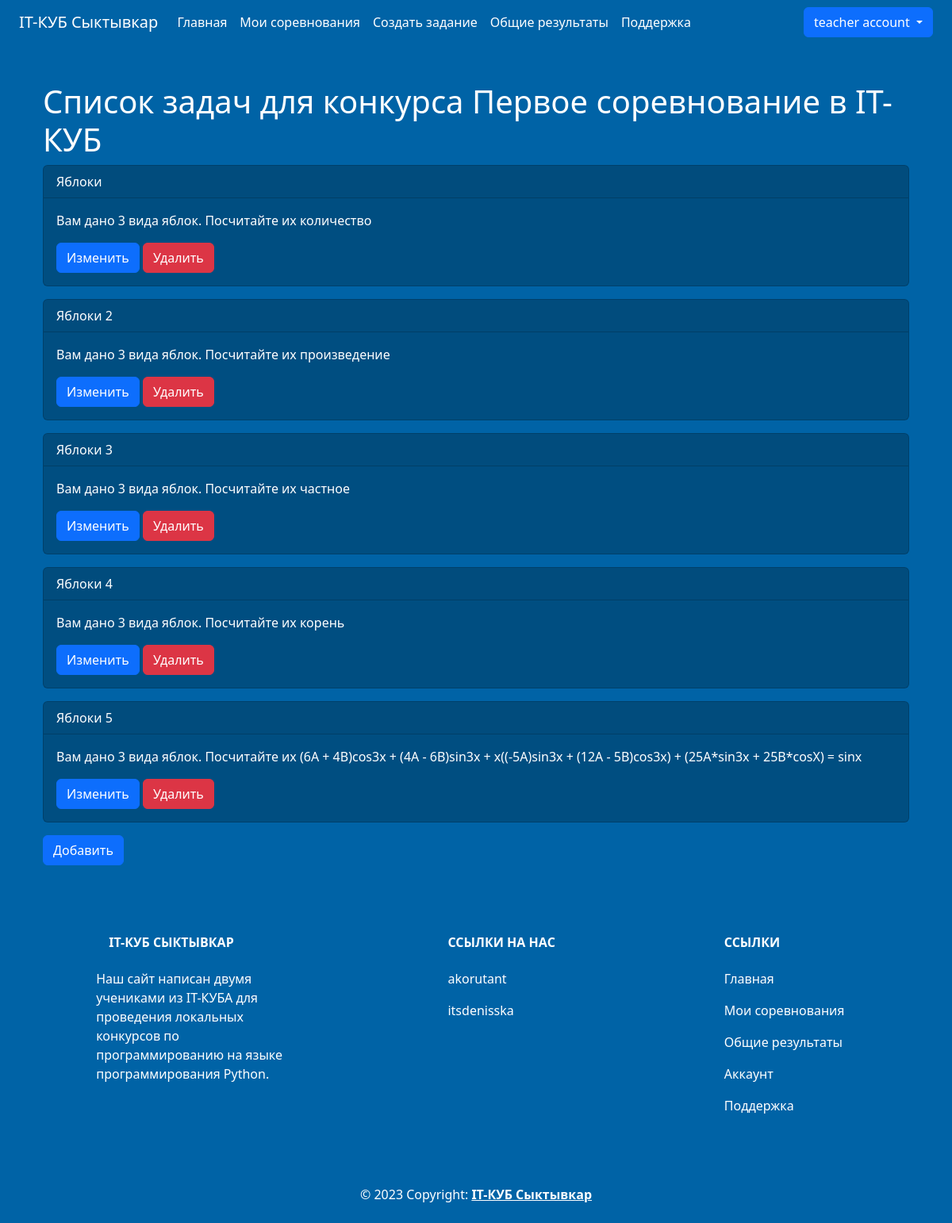
Page /tasks/1 (signed in) on the committed database.
### data/users.py (models this page shows, shortened)
class User(SqlAlchemyBase, UserMixin):
    __tablename__ = 'users'
    id = sqlalchemy.Column(sqlalchemy.Integer,
                           primary_key=True, autoincrement=True)
    login = sqlalchemy.Column(sqlalchemy.String, nullable=False)
    firstname = sqlalchemy.Column(sqlalchemy.String, nullable=False)
    surname = sqlalchemy.Column(sqlalchemy.String, nullable=False)
    patronymic = sqlalchemy.Column(sqlalchemy.String, nullable=False)
    job_title = sqlalchemy.Column(sqlalchemy.String, nullable=False)
    email = sqlalchemy.Column(sqlalchemy.String,
                              index=True, unique=True, nullable=False)
    hashed_password = sqlalchemy.Column(sqlalchemy.String, nullable=False)
    count_contests = sqlalchemy.Column(sqlalchemy.Integer, nullable=False, default=0)
    count_wins = sqlalchemy.Column(sqlalchemy.Integer, nullable=False, default=0)
    avatar = sqlalchemy.Column(sqlalchemy.String, nullable=True)
    created_date = sqlalchemy.Column(sqlalchemy.DateTime,
                                     default=datetime.now)
    contest_results = orm.relationship('ContestResults', backref='user')

### data/contests.py (models this page shows)
class Contest(SqlAlchemyBase):
    __tablename__ = "contests"
    id = sqlalchemy.Column(sqlalchemy.Integer,
                           primary_key=True, autoincrement=True)
    title = sqlalchemy.Column(sqlalchemy.String, nullable=False, unique=True)
    description = sqlalchemy.Column(sqlalchemy.String, nullable=False)
    author_id = sqlalchemy.Column(sqlalchemy.Integer,
                                  sqlalchemy.ForeignKey("teachers.user_id"))
    join_deadline = sqlalchemy.Column(sqlalchemy.DateTime, nullable=False)
    end_deadline = sqlalchemy.Column(sqlalchemy.DateTime, nullable=False)
    teacher = orm.relationship('Teacher')
    tasks = orm.relationship('Task', secondary='contest_to_task', backref='contest')
    contest_result = orm.relationship("ContestResults", back_populates='contest_item')

### data/tasks.py (models this page shows)
class Task(SqlAlchemyBase):
    __tablename__ = "tasks"
    id = sqlalchemy.Column(sqlalchemy.Integer,
                           primary_key=True, autoincrement=True)
    title = sqlalchemy.Column(sqlalchemy.String, nullable=False)
    description = sqlalchemy.Column(sqlalchemy.String, nullable=False)
    input = sqlalchemy.Column(sqlalchemy.String, nullable=False)
    output = sqlalchemy.Column(sqlalchemy.String, nullable=False)
    author_id = sqlalchemy.Column(sqlalchemy.Integer, sqlalchemy.ForeignKey("teachers.user_id"))
    teacher = orm.relationship("Teacher")
    contests = orm.relationship('Contest', secondary='contest_to_task', backref='task')

### main.py (the view)
@app.route("/tasks/<int:contest_id>", methods=['GET', 'POST'])
@login_required
def tasks(contest_id):
    if current_user.job_title == "teacher":
        form = AddTasksToContestForm()
        db_sess = db_session.create_session()
        tasks_data = db_sess.query(Task).filter(
            Task.author_id == current_user.id).all()
        contest_data = db_sess.query(Contest).filter(
            Contest.id == contest_id).first()
        if form.validate_on_submit():
            task_id = request.form.get('id')
            task = db_sess.query(Task).filter(Task.id == task_id).first()
            contest_data.tasks.append(task)
            db_sess.commit()
        if not tasks_data:
            return redirect(url_for("tasks_add",
                                    contest_id=contest_id))
        return render_template("tasks.html",
                               title="Список соревнований",
                               tasks=tasks_data,
                               contest=contest_data,
                               form=form)
    return redirect(url_for("index"))

### data/db_session.py (called while the page is built)
def create_session() -> Session:
    global __factory
    return __factory()

### main.py (called while the page is built)
@login_manager.user_loader
def load_user(user_id):
    db_sess = db_session.create_session()
    return db_sess.query(User).get(user_id)

### templates/tasks.html (shortened to what this page needs)
{% extends "base.html" %} {% block content %}
<div class="container mt-3 text-white">
    <h1>Список задач для конкурса {{ contest.title }}</h1>
    {% for task in contest.tasks %}
    <div class="card card-background mb-3">
        <div class="card-header text-white">{{ task.title }}</div>
        <div class="card-body text-white">
            <p class="card-text">{{ task.description }}</p>
            <a href="{{ url_for('task_edit', contest_id=contest.id, id=task.id) }}" class="btn btn-primary">Изменить</a>
            <a href="{{ url_for('task_delete', id=task.id, contest_id=contest.id) }}" class="btn btn-danger">Удалить</a>
        </div>
    </div>
    {% endfor %}
    <button class="btn btn-primary" type="button" data-bs-toggle="modal"
            data-bs-target="#NotificationModal" style="margin-right: 10px;"> Добавить
    </button>
</div>
{% endblock %}

### templates/base.html (shortened to what this page needs)
<!DOCTYPE html>
<html lang="ru">
<head>
    <link
            rel="stylesheet"
            href="https://stackpath.bootstrapcdn.com/bootstrap/4.4.1/css/bootstrap.min.css"
    />
    <link
            href="https://cdn.jsdelivr.net/npm/bootstrap@5.3.0-alpha3/dist/css/bootstrap.min.css"
            rel="stylesheet"
    />
    <link rel="stylesheet" href="{{ url_for('static', filename='css/style.css') }}"/>
</head>
<body class="navbar-background">
<header class="container-fluid navbar-background">
    <nav class="navbar navbar-expand-lg navbar-background">
        <div class="container-fluid">
            <a class="navbar-brand text-white" href="{{ url_for('index') }}">IT-КУБ Сыктывкар</a>
            <div
                    class="collapse navbar-collapse justify-content-between"
                    id="navbarSupportedContent"
            >
                <ul class="navbar-nav me-auto mb-2 mb-lg-0">
                    <li class="nav-item">
                        <a
                                class="nav-link active text-white"
                                aria-current="page"
                                href="{{ url_for('index') }}"
                        >Главная</a
                        >
                    </li>
                    {% if current_user.is_authenticated %}
                    {% if current_user.job_title == "teacher" %}
                    <li>
                        <a class="nav-link text-white" href="{{ url_for('contests_teacher') }}">Мои соревнования</a>
                    </li>
                    <li>
                        <a class="nav-link text-white" href="{{ url_for('tasks_add') }}">Создать задание</a>
                    </li>
                    {% endif %}
                    <li>
                        <a href="{{ url_for('results') }}" class="nav-link text-white">Общие результаты</a>
                    </li>
                    {% endif %}
                    <li class="nav-item">
                        <a class="nav-link text-white" href="{{ url_for('help') }}">Поддержка</a>
                    </li>
                </ul>
                <div>
                    {% if current_user.is_authenticated %}
                    <div class="btn-group dropdown-center">
                        <button type="button" class="btn btn-primary dropdown-toggle"
                                data-bs-toggle="dropdown"
                                aria-expanded="false">
                            {{ current_user.login }}
                        </button>
                    </div>
                    {% else %}
                    <a class="btn btn-primary" href="{{ url_for('login') }}">Войти</a>
                    <a class="btn btn-primary" href="{{ url_for('register') }}">Регистрация</a>
                    {% endif %}
                </div>
            </div>
        </div>
    </nav>
</header>
<main role="main" class="container content mt-5">
    {% block content %} {% endblock %}
</main>
<footer class="text-center text-lg-start navbar-background text-muted">
    <section
            class="d-flex justify-content-center justify-content-lg-between p-4"
    >
        <div class="container text-center text-md-start mt-5 text-white">
            <div class="row mt-3">
                <div class="col-md-3 col-lg-4 col-xl-3 mx-auto mb-4">
                    <h6 class="text-uppercase fw-bold mb-4">
                        IT-КУБ Сыктывкар
                    </h6>
                    <p>Наш сайт написан двумя учениками из IT-КУБА для проведения локальных конкурсов по
                        программированию на языке программирования Python.</p>
                </div>
                <div class="col-md-2 col-lg-2 col-xl-2 mx-auto mb-4">
                    <h6 class="text-uppercase fw-bold mb-4">Ссылки на нас</h6>
                    <p>
                        <a href="https://akoru.works/" class="nav-link text-white">akorutant</a>
                    </p>
                    <p>
                        <a href="https://t.me/itsdenisska" class="nav-link text-white">itsdenisska</a>
                    </p>
                </div>
                <div class="col-md-3 col-lg-2 col-xl-2 mx-auto mb-4">
                    <h6 class="text-uppercase fw-bold mb-4">Ссылки</h6>
                    <p>
                        <a href="{{ url_for('index') }}" class="nav-link text-white">Главная</a>
                    </p>
                    {% if current_user.is_authenticated %}
                    {% if current_user.job_title == "teacher" %}
                    <p>
                        <a class="nav-link text-white" href="{{ url_for('contests_teacher') }}">Мои соревнования</a>
                    </p>
                    {% endif %}
                    <p>
                        <a href="{{ url_for('results') }}" class="nav-link text-white">Общие результаты</a>
                    </p>
                    <p>
                        <a class="nav-link text-white"
                           href="{{ url_for('account', user_id=current_user.id) }}">Аккаунт</a>
                    </p>
                    {% endif %}
                    <p>
                        <a href="{{ url_for('help') }}" class="nav-link text-white">Поддержка</a>
                    </p>
                </div>
            </div>
        </div>
    </section>
    <div class="text-center p-4 text-white">
        © 2023 Copyright:
        <a class="text-reset fw-bold" href="{{ url_for('index') }}">IT-КУБ Сыктывкар</a>
    </div>
</footer>
</body>
</html>

### static/css/style.css (style rules this page uses)
.navbar-background { background-color: #0063a6; }
.card-background { background-color: #004e81; }
.content { min-height:100vh; }

### rows in the picture
User: login "teacher account"
Contest: title "Первое соревнование в IT-КУБ"
Task: title "Яблоки", description "Вам дано 3 вида яблок. Посчитайте их количество"
Task: title "Яблоки 2", description "Вам дано 3 вида яблок. Посчитайте их произведение"
Task: title "Яблоки 3", description "Вам дано 3 вида яблок. Посчитайте их частное"
Task: title "Яблоки 4", description "Вам дано 3 вида яблок. Посчитайте их корень"
Task: title "Яблоки 5", description "Вам дано 3 вида яблок. Посчитайте их (6A + 4B)cos3x + (4A - 6B)sin3x + x((-5A)sin3x + (12A - 5B)cos3x) + (25A*sin3x + 25B*cosX) = sinx"
